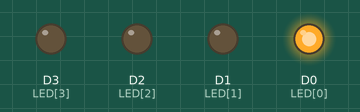
Simulated run of this sketch. Board: ESP8266 (NodeMCU). On the bench: output pins drawn as LEDs (lit = HIGH).

Above: at 0.1 s.
At 1.1 s:
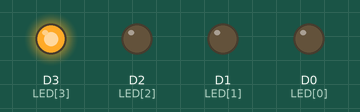
At 1.9 s:
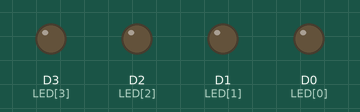
At 2.3 s:
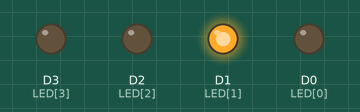
At 4.5 s:
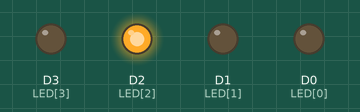
Timing chart, 0 to 4.8 s (numbered marks = the images above):
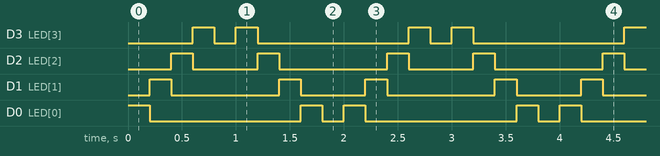

Measured:
- by itself, D3 (LED[3]): repeats every 2.0 s: LOW 0.20 s, HIGH 0.20 s, LOW 1.4 s, HIGH 0.20 s
- by itself, D2 (LED[2]): repeats every 2.0 s: LOW 0.60 s, HIGH 0.20 s, LOW 1.0 s, HIGH 0.20 s
- by itself, D1 (LED[1]): repeats every 2.0 s: LOW 1.0 s, HIGH 0.20 s, LOW 0.60 s, HIGH 0.20 s
- by itself, D0 (LED[0]): repeats every 2.0 s: LOW 1.4 s, HIGH 0.20 s, LOW 0.20 s, HIGH 0.20 s

The sketch:

Running_LED_in_Reverse.ino
```cpp
int LED[] = {D0, D1, D2, D3};
void setup() {
  for (int i = 0; i <= 3; i++) {
    pinMode(LED[i], OUTPUT);
  }
}

void loop() {
  for (int i = 0; i <= 3; i++) {
    digitalWrite(LED[i], HIGH);
    delay(200);

    digitalWrite(LED[i], LOW);
  }

  for (int i = 0; i <= 3; i++) {
    digitalWrite(LED[i], LOW);
    delay(50);
  }

  for (int i = 3; i >= 0; i--) {
    digitalWrite(LED[i], HIGH);
    delay(200);
    digitalWrite(LED[i], LOW);
  }

  for (int i = 0; i <= 3; i++) {
    digitalWrite(LED[i], LOW);
    delay(50);
  }
}
```
